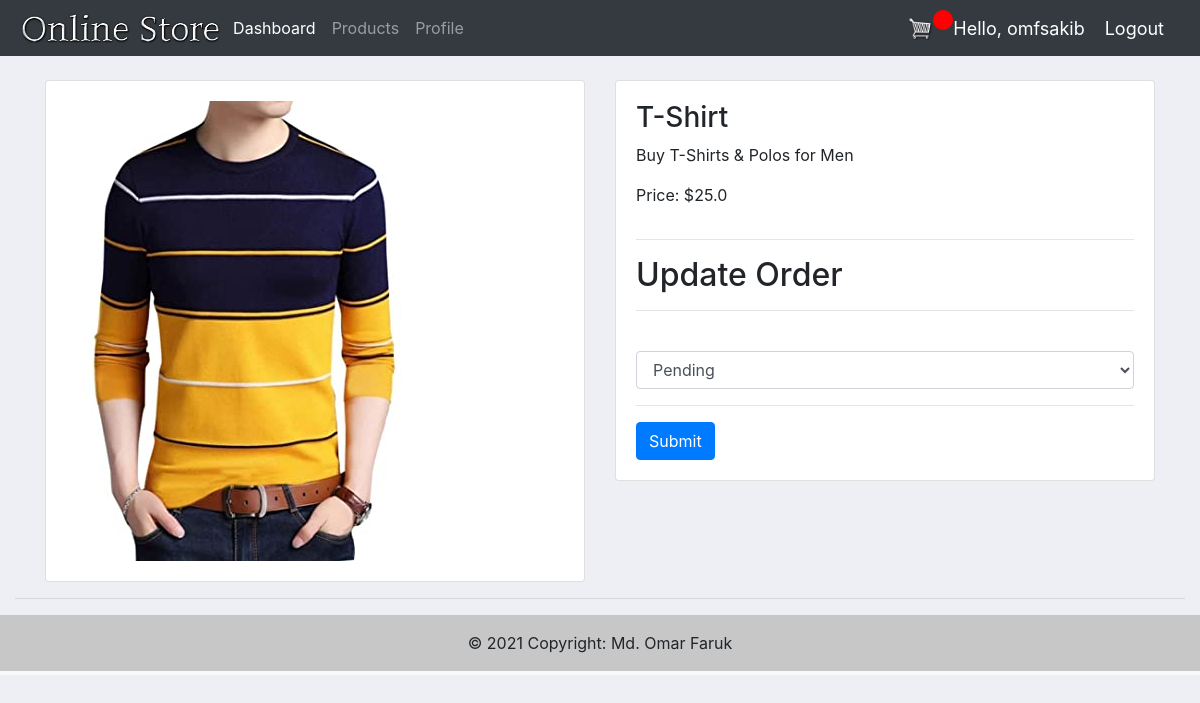
/update_order/33/ (signed in), run on the app's committed database.
### ecommerce_web/models.py (models this page shows, shortened)
class OrderItem(models.Model):
    STATUS = (
        ('Pending','Pending'),
        ('Out for delivery', 'Out for delivery'),
        ('Delivered','Delivered')
    )
    customer = models.ForeignKey(Customer, null=True, on_delete= models.SET_NULL)
    product = models.ForeignKey(Product, on_delete=models.SET_NULL, blank=True, null=True)
    order = models.ForeignKey(Order, on_delete=models.SET_NULL, blank=True, null=True)
    quantity = models.IntegerField(default=0,null=True,blank=True)
    date_added = models.DateTimeField(auto_now_add=True)
    status = models.CharField(default="Pending",max_length=200,blank=True, null=True,choices=STATUS)

### accounts/models.py (models this page shows)
class Product(models.Model):
    name = models.CharField(max_length=200, null=True)
    price = models.FloatField(null=True)
    category = models.ManyToManyField(Category)
    description = models.CharField(max_length=200, null=True,blank=True)
    date_created = models.DateTimeField(auto_now_add=True, null=True)
    tags = models.ManyToManyField(Tag)
    digital = models.BooleanField(default=False, null=True, blank=False)
    img = models.ImageField(default="product-pic.jpg",null = True,blank = True)
    def __str__(self):
        return self.name

### accounts/decorators.py (the view)
        def wrapper_func(request, *args, **kwargs):
            group = None
            if request.user.groups.exists():
                group = request.user.groups.all()[0].name
            if group in allowed_roles:
                return view_func(request, *args, **kwargs)
            else:
                return HttpResponse('You are not authorized to this page')

### accounts/forms.py
class UpdateOrderForm(ModelForm):
    class Meta:
        model = OrderItem
        fields = '__all__'
        exclude = ['customer']

### accounts/views.py (called while the page is built)
@login_required(login_url='login')
@allowed_users(allowed_roles=['shopowner'])
def updateOrder(request,pk):
    order = OrderItem.objects.get(id=pk)
    form = UpdateOrderForm(instance=order)
    if request.method =='POST':
        form = UpdateOrderForm(request.POST,instance=order)
        if form.is_valid():
            form.save()
            return redirect('/')
    context = {'form':form,'order':order}
    return render(request,'accounts/update_order.html',context)

### accounts/templates/accounts/update_order.html (shortened to what this page needs)
{% extends 'accounts/main.html' %}
{% load widget_tweaks %}
{% load static %}
{% block content %}
<br>
<div class="container">
    <div class="row">
        <div class="col-md-6">
            <div class="card card-body">
                <div class="row">
                    <div class="col-md-12">
                        <img src="{{order.product.img.url}}" alt="Product Img">
                    </div>
                </div>
            </div>
        </div>
        <div class="col-md-6">
            <div class="card card-body">
                <div class="row">
                    <div class="col-md-12">
                        <h3>{{order.product}}</h3>
                        <p>{{order.product.description}}</p>
                        <p>Price: ${{order.product.price}}</p>
                    </div>
                </div>
                <div class="row">
                    <div class="col-md-12">
                        <hr>
                        <h2>Update Order</h2><hr><br>
                        <form action="" method="POST">
                                <p>{{form.status|add_class:'form-control'}}</p>
                            <hr>
                            <input class="btn btn-primary" type="submit" name="Submit">
                        </form>
                    </div>
                </div>
            </div>
        </div>
    </div>
</div>
{% endblock %}

### accounts/templates/accounts/navbar.html (shortened to what this page needs)
{% load static %}
<nav class="navbar navbar-expand-lg navbar-dark bg-dark">
    <img src="{% static 'images/logo.png'%}" alt="" height="40px">
    <div class="collapse navbar-collapse" id="navbarNav">
      <ul class="navbar-nav">
        {% if request.user.is_staff %}
        <li class="nav-item active">
          <a class="nav-link" href="{% url 'home' %}">Dashboard</a>
        </li>
        <li class="nav-item">
          <a class="nav-link" href="{% url 'products' %}">Products</a>
        </li>
        <li class="nav-item">
          <a class="nav-link" href="{% url 'account' %}">Profile</a>
        </li>
        {% endif %}
      </ul>
    </div>
    <div class="form-inline my-2 my-lg-0">
      <a href="{% url 'cart' %}"><img src="{% static 'images/cart.png' %}" alt="" id="cart-icon"></a>
      <p id="cart-total">{{cartItems}}</p>
    </div>
    <span class="hello-msg">Hello, {{request.user}}</span>
    <span ><a class="hello-msg" href="{% url 'logout' %}">Logout</a></span>
  </nav>

### static/css/main.css (style rules this page uses)
body { background-color: #edeff5; }

### accounts/templates/accounts/navbar.html (style rules this page uses)
.hello-msg { font-size:18px; color:#fff; margin-right: 20px; }
#cart-icon { width: 25px; display: inline-block; margin-left: 15px; color: azure; }
#cart-total { display: block; text-align: center; color: #fff; background-color: red; width: 20px; height: 20px; border-radius: 50%; font-size: 14px; }

### data on the page
OrderItem: product.img (picture), product "T-Shirt", product.description "Buy T-Shirts & Polos for Men", product.price "25.0", status "Pending"

### other printed values
{{ request.user }} "omfsakib"
